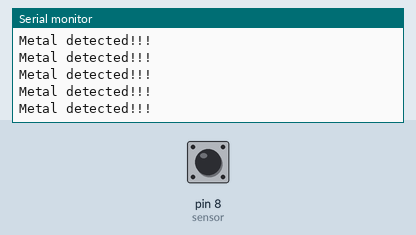
This sketch was run on a simulated Arduino Uno, built with avr-gcc and run on an emulated ATmega328P. Parts: the last lines printed to the serial monitor. The inputs (shaded band) are chosen by the test bench; at power-on: pin 8 (sensor) LOW.

Above: at 1.2 s.
1.3 s: pin 8 (sensor) driven HIGH
At 2.0 s:
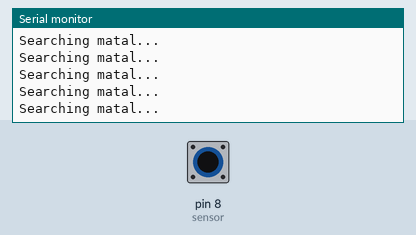
3.2 s: pin 8 (sensor) pulsed LOW 2 times (0.12 s each, 0.3 s apart)
6.8 s: pin 8 (sensor) driven LOW
At 7.6 s:
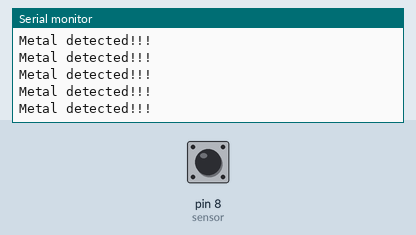
9.8 s: pin 8 (sensor) driven HIGH
At 10.7 s:
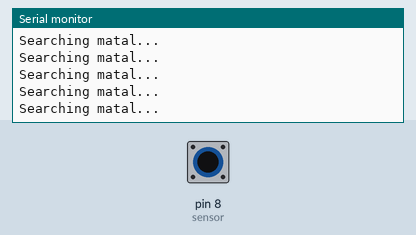
12.8 s: pin 8 (sensor) driven LOW
At 13.5 s:
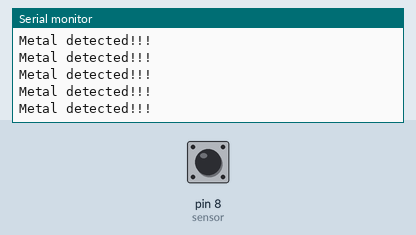
15.8 s: pin 8 (sensor) driven HIGH
At 16.4 s:
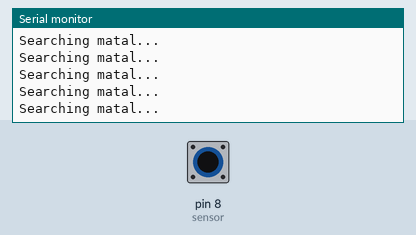

The sketch:

m18_digital_metaldetector.ino
```cpp
const int sensor = 8;

void setup() {
  Serial.begin(9600);
  pinMode(sensor, INPUT);
}

void loop() {
  int sensorReading = digitalRead(sensor);
  if(sensorReading == 1)
    Serial.println("Searching matal...");
  else
    Serial.println("Metal detected!!!");
  delay(10);
}
```

Measured:
- after the input at 1.3 s, the serial monitor: prints a new line after 0.06 s (image 1)
- after the input at 6.8 s, the serial monitor: prints a new line after 0.06 s (image 2)
